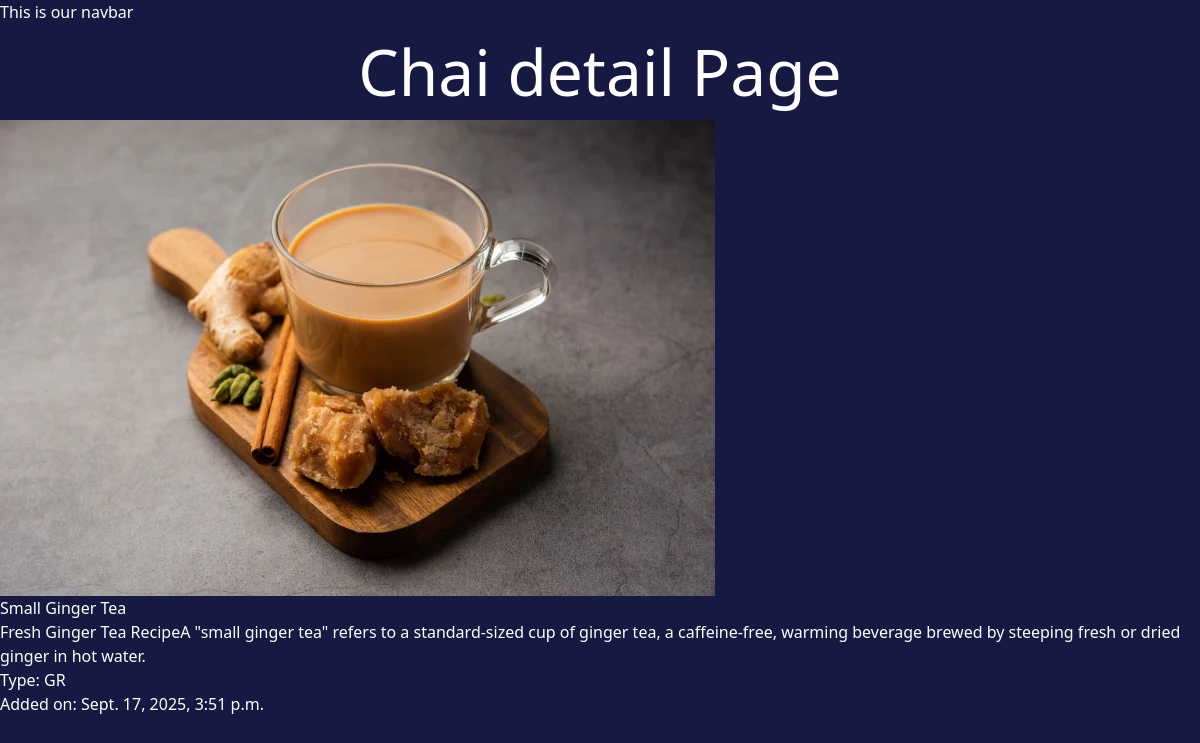
Page /chai/1/ on the committed database.
### chai/models.py (models this page shows, shortened)
class ChaiVarity(models.Model):
    CHAI_TYPE_CHOICES = [
        ('ML', 'Masala Chai'),
        ('GT', 'Green Tea'),
        ('HT', 'Herbal Tea'),
        ('GR', 'Ginger Tea'),
    ]
    name = models.CharField(max_length=100)
    image = models.ImageField(upload_to='chais/')
    date_added = models.DateTimeField(default=timezone.now)
    type = models.CharField(max_length=2, choices=CHAI_TYPE_CHOICES)
    discription = models.TextField(default="")

### chai/views.py (the view)
# urls.py: path('<int:chai_id>/', views.chai_detail , name='chai_detail'),
def chai_detail(request, chai_id):
    chai = get_object_or_404(ChaiVarity, pk=chai_id)
    return render(request, 'chai/chai_detail.html', {'chai': chai})

### chai/templates/chai/chai_detail.html (shortened to what this page needs)
{% extends "layout.html" %}
{% block content %}
<h1>Chai detail Page</h1>
<div class="m-4 p-4 border rounded">
    <img class="rounded" src="{{chai.image.url}}" alt="">
    <h3 class="text-2xl font-bold">{{chai.name}}</h3>
    <p class="text-lg">{{chai.discription}}</p>
    <p class="text-md font-semibold">Type: {{chai.type}}</p>
    <p class="text-md font-semibold">Added on: {{chai.date_added}}</p>
{% endblock %}

### static/style.css (style rules this page uses)
body { background-color: rgb(22, 25, 65); color: white; }
h1 { text-align: center; font-size: 4rem; }

### rows in the picture
ChaiVarity: image (picture), name "Small Ginger Tea", discription "Fresh Ginger Tea RecipeA \"small ginger tea\" refers to a standard-sized cup of ginger tea, a caffeine-free, warming beverage brewed by steeping fresh or dried ginger in hot water.", type "GR", date_added "Sept. 17, 2025, 3:51 p.m."
